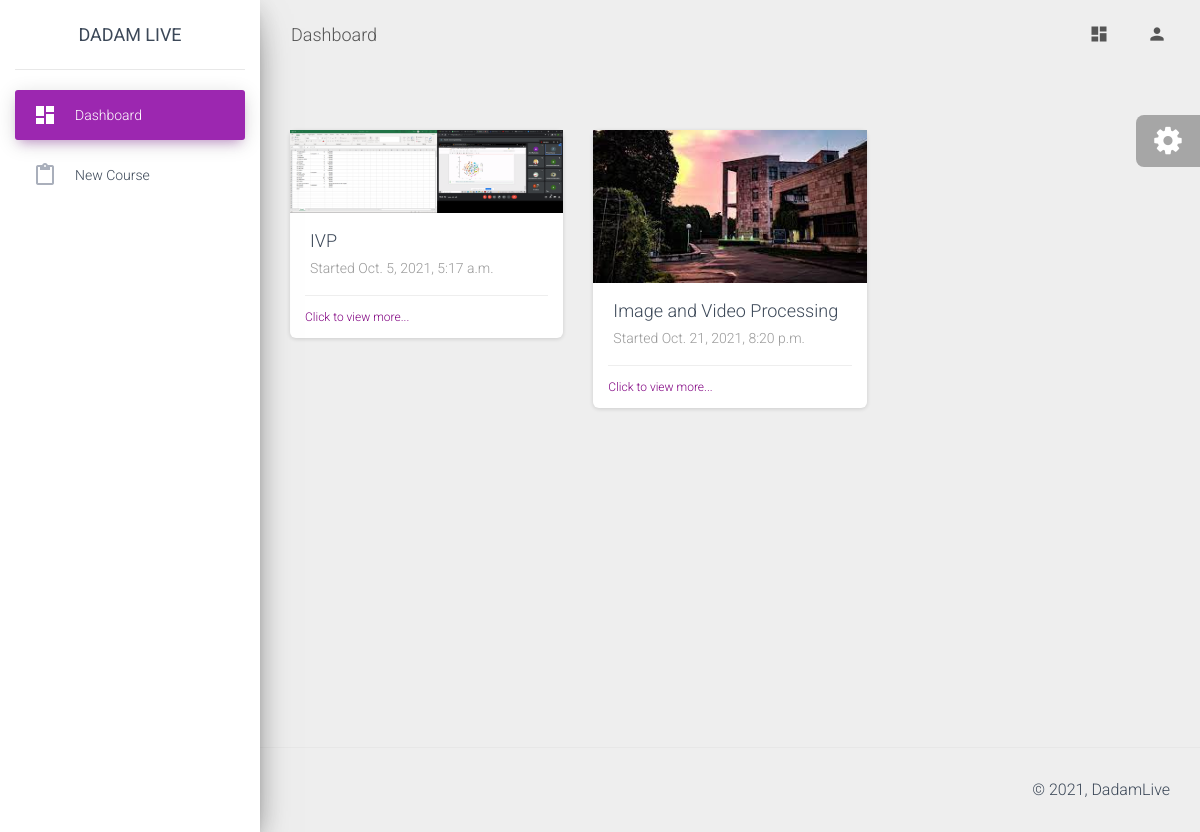
Page /dashboard/faculty/ (signed in) on the committed database.
### faculty/models.py (models this page shows, shortened)
class Course(models.Model):
    instructor=models.ForeignKey(User, on_delete=models.CASCADE, null=True, blank=True)
    image=models.ImageField(upload_to='post_images/', default="demo.jpg", null=True)
    courseName=models.CharField(null=True, max_length=200)
    created_on=models.DateTimeField(default=datetime.datetime.now())

### faculty/views.py (the view)
# urls.py: path('',views.dashboardFaculty,name="dashboardFaculty"),
def dashboardFaculty(request):
    faculty=basicChecking(request)
    if faculty==False:
        return redirect('home')
    courses=Course.objects.filter(instructor=request.user)
    return render(request,"faculty/dashboard.html",context={"faculty": faculty, "courses": courses})

### faculty/views.py (called while the page is built)
def basicChecking(request):
    if request.user.is_authenticated==False:
        return False
    try:
        info=UserInformation.objects.get(user=request.user)
        if info.userType.userTypeCode==settings.CODE_FACULTY:
            faculty=Faculty.objects.get(user=request.user)
            return faculty
        return False
    except:
        return False

### faculty/templates/faculty/dashboard.html (shortened to what this page needs)
{% extends 'faculty/base.html' %} {% load static %}
{% block heading %}Dashboard{% endblock %}
{% block main_body %}
      <div class="row">
        {% for course in courses %}
        <div class="col-md-4">
          <div class="card card-chart">
            {% if course.image %}
            <img src="{{course.image.url}}" data-toggle="modal" data-target="#modal" onclick="setID('{{course.id}}')">
            {% else %}
            <img src="{% static 'images/demo.jpg' %}" data-toggle="modal" data-target="#modal" onclick="setID('{{course.id}}')">
            {% endif %}
            <a href="{% url 'view_course' course_id=course.id %}">
              <div class="card-body">
                <h4 class="card-title">{{course.courseName}}</h4>
                <p class="card-category">Started {{course.created_on}}</p>
              </div>
              <div class="card-footer">
                <div class="stats" style="color: purple;">
                  Click to view more...
                </div>
              </div>
            </a>
          </div>
        </div>
        {% endfor %}
      </div>
{% endblock %}
{% block left_panel %}
<li class="nav-item active">
    <a class="nav-link" href="{% url 'dashboardFaculty' %}">
      <i class="material-icons">dashboard</i>
      <p>Dashboard</p>
    </a>
  </li>
  <li class="nav-item ">
    <a class="nav-link" href="{% url 'start_new_course' %}">
      <i class="material-icons">content_paste</i>
      <p>New Course</p>
    </a>
  </li>
{% endblock %}

### rows in the picture
Course: image (picture), courseName "IVP", created_on "Oct. 5, 2021, 5:17 a.m."
Course: image (picture), courseName "Image and Video Processing", created_on "Oct. 21, 2021, 8:20 p.m."
